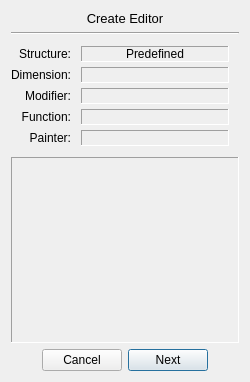
<?xml version="1.0" encoding="UTF-8"?>
<ui version="4.0">
 <class>Creator</class>
 <widget class="QWidget" name="Creator">
  <property name="windowModality">
   <enum>Qt::ApplicationModal</enum>
  </property>
  <property name="geometry">
   <rect>
    <x>0</x>
    <y>0</y>
    <width>250</width>
    <height>382</height>
   </rect>
  </property>
  <property name="sizePolicy">
   <sizepolicy hsizetype="Preferred" vsizetype="Preferred">
    <horstretch>0</horstretch>
    <verstretch>0</verstretch>
   </sizepolicy>
  </property>
  <property name="minimumSize">
   <size>
    <width>250</width>
    <height>250</height>
   </size>
  </property>
  <property name="windowTitle">
   <string>Transfer Function Creator</string>
  </property>
  <layout class="QVBoxLayout" name="verticalLayout">
   <item>
    <widget class="QLabel" name="description">
     <property name="font">
      <font>
       <pointsize>10</pointsize>
      </font>
     </property>
     <property name="text">
      <string>Create Editor</string>
     </property>
     <property name="textFormat">
      <enum>Qt::AutoText</enum>
     </property>
     <property name="alignment">
      <set>Qt::AlignCenter</set>
     </property>
    </widget>
   </item>
   <item>
    <widget class="Line" name="line">
     <property name="orientation">
      <enum>Qt::Horizontal</enum>
     </property>
    </widget>
   </item>
   <item>
    <layout class="QGridLayout" name="gridLayout" columnstretch="0,1">
     <property name="sizeConstraint">
      <enum>QLayout::SetDefaultConstraint</enum>
     </property>
     <property name="topMargin">
      <number>5</number>
     </property>
     <property name="rightMargin">
      <number>10</number>
     </property>
     <property name="bottomMargin">
      <number>5</number>
     </property>
     <property name="horizontalSpacing">
      <number>10</number>
     </property>
     <property name="verticalSpacing">
      <number>5</number>
     </property>
     <item row="4" column="0">
      <widget class="QLabel" name="painterLabel">
       <property name="text">
        <string>Painter:</string>
       </property>
       <property name="alignment">
        <set>Qt::AlignRight|Qt::AlignTrailing|Qt::AlignVCenter</set>
       </property>
      </widget>
     </item>
     <item row="3" column="1">
      <widget class="QLabel" name="functionValue">
       <property name="frameShape">
        <enum>QFrame::Panel</enum>
       </property>
       <property name="frameShadow">
        <enum>QFrame::Sunken</enum>
       </property>
       <property name="lineWidth">
        <number>1</number>
       </property>
       <property name="text">
        <string/>
       </property>
       <property name="alignment">
        <set>Qt::AlignCenter</set>
       </property>
      </widget>
     </item>
     <item row="4" column="1">
      <widget class="QLabel" name="painterValue">
       <property name="frameShape">
        <enum>QFrame::Panel</enum>
       </property>
       <property name="frameShadow">
        <enum>QFrame::Sunken</enum>
       </property>
       <property name="lineWidth">
        <number>1</number>
       </property>
       <property name="text">
        <string/>
       </property>
       <property name="alignment">
        <set>Qt::AlignCenter</set>
       </property>
      </widget>
     </item>
     <item row="3" column="0">
      <widget class="QLabel" name="functionLabel">
       <property name="text">
        <string>Function:</string>
       </property>
       <property name="alignment">
        <set>Qt::AlignRight|Qt::AlignTrailing|Qt::AlignVCenter</set>
       </property>
      </widget>
     </item>
     <item row="0" column="1">
      <widget class="QLabel" name="predefinedValue">
       <property name="frameShape">
        <enum>QFrame::Panel</enum>
       </property>
       <property name="frameShadow">
        <enum>QFrame::Sunken</enum>
       </property>
       <property name="lineWidth">
        <number>1</number>
       </property>
       <property name="text">
        <string>Predefined</string>
       </property>
       <property name="alignment">
        <set>Qt::AlignCenter</set>
       </property>
      </widget>
     </item>
     <item row="2" column="0">
      <widget class="QLabel" name="modifierLabel">
       <property name="text">
        <string>Modifier:</string>
       </property>
       <property name="alignment">
        <set>Qt::AlignRight|Qt::AlignTrailing|Qt::AlignVCenter</set>
       </property>
      </widget>
     </item>
     <item row="1" column="0">
      <widget class="QLabel" name="dimensionLabel">
       <property name="text">
        <string>Dimension:</string>
       </property>
       <property name="alignment">
        <set>Qt::AlignRight|Qt::AlignTrailing|Qt::AlignVCenter</set>
       </property>
      </widget>
     </item>
     <item row="2" column="1">
      <widget class="QLabel" name="modifierValue">
       <property name="frameShape">
        <enum>QFrame::Panel</enum>
       </property>
       <property name="frameShadow">
        <enum>QFrame::Sunken</enum>
       </property>
       <property name="lineWidth">
        <number>1</number>
       </property>
       <property name="text">
        <string/>
       </property>
       <property name="alignment">
        <set>Qt::AlignCenter</set>
       </property>
      </widget>
     </item>
     <item row="1" column="1">
      <widget class="QLabel" name="dimensionValue">
       <property name="frameShape">
        <enum>QFrame::Panel</enum>
       </property>
       <property name="frameShadow">
        <enum>QFrame::Sunken</enum>
       </property>
       <property name="lineWidth">
        <number>1</number>
       </property>
       <property name="text">
        <string/>
       </property>
       <property name="alignment">
        <set>Qt::AlignCenter</set>
       </property>
      </widget>
     </item>
     <item row="0" column="0">
      <widget class="QLabel" name="predefinedLabel">
       <property name="text">
        <string>Structure:</string>
       </property>
       <property name="alignment">
        <set>Qt::AlignRight|Qt::AlignTrailing|Qt::AlignVCenter</set>
       </property>
      </widget>
     </item>
    </layout>
   </item>
   <item>
    <widget class="QScrollArea" name="scrollArea">
     <property name="frameShape">
      <enum>QFrame::Panel</enum>
     </property>
     <property name="frameShadow">
      <enum>QFrame::Sunken</enum>
     </property>
     <property name="verticalScrollBarPolicy">
      <enum>Qt::ScrollBarAsNeeded</enum>
     </property>
     <property name="horizontalScrollBarPolicy">
      <enum>Qt::ScrollBarAlwaysOff</enum>
     </property>
     <property name="widgetResizable">
      <bool>true</bool>
     </property>
     <widget class="QWidget" name="scrollAreaWidget">
      <property name="geometry">
       <rect>
        <x>0</x>
        <y>0</y>
        <width>232</width>
        <height>171</height>
       </rect>
      </property>
     </widget>
    </widget>
   </item>
   <item>
    <layout class="QHBoxLayout" name="horizontalLayout">
     <item>
      <spacer name="horizontalSpacer">
       <property name="orientation">
        <enum>Qt::Horizontal</enum>
       </property>
       <property name="sizeHint" stdset="0">
        <size>
         <width>40</width>
         <height>20</height>
        </size>
       </property>
      </spacer>
     </item>
     <item>
      <widget class="QPushButton" name="backButton">
       <property name="enabled">
        <bool>true</bool>
       </property>
       <property name="text">
        <string>Cancel</string>
       </property>
      </widget>
     </item>
     <item>
      <widget class="QPushButton" name="nextButton">
       <property name="enabled">
        <bool>true</bool>
       </property>
       <property name="text">
        <string>Next</string>
       </property>
       <property name="autoDefault">
        <bool>true</bool>
       </property>
       <property name="default">
        <bool>true</bool>
       </property>
      </widget>
     </item>
     <item>
      <spacer name="horizontalSpacer_2">
       <property name="orientation">
        <enum>Qt::Horizontal</enum>
       </property>
       <property name="sizeHint" stdset="0">
        <size>
         <width>40</width>
         <height>20</height>
        </size>
       </property>
      </spacer>
     </item>
    </layout>
   </item>
  </layout>
 </widget>
 <resources/>
 <connections/>
</ui>
